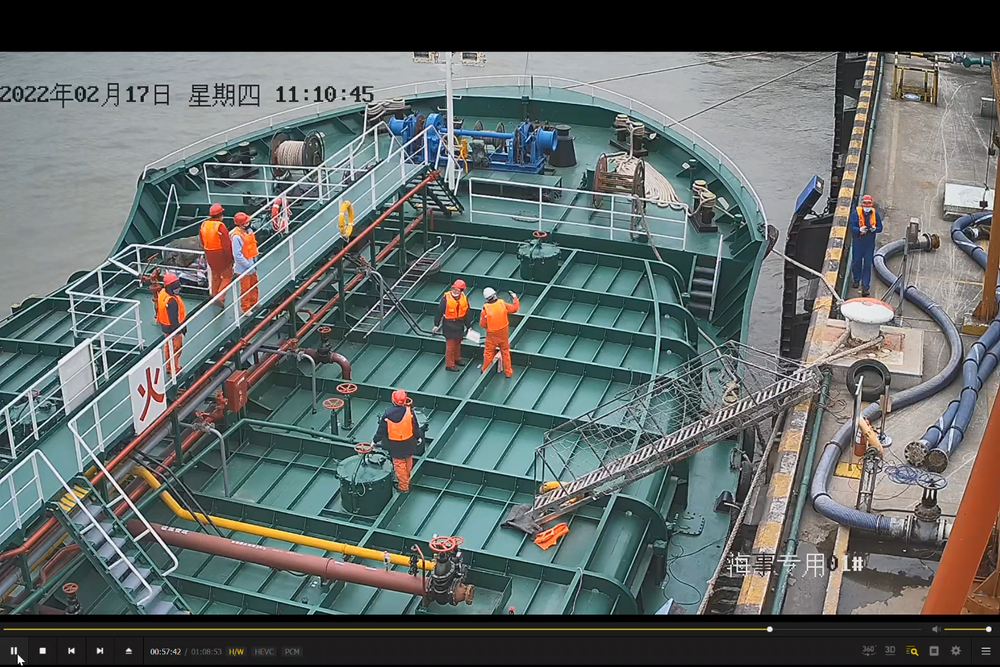
#> input picture img/matou.png, 1000 x 667 px, shrunk from 1413 x 942 before the run
$ python operation.py
#> lines starting #> are read from the running program, lines starting #| are printed output that depends on the picture
import numpy as np
import cv2


def imgAdd():
    img1 = cv2.imread("img/matou.png")
#> img1 is the input picture: shape (667, 1000, 3); mean B, G, R 102.7, 104.3, 96.6
    img2 = cv2.imread("img/matou.png")
    imgAdd = img1 + img2
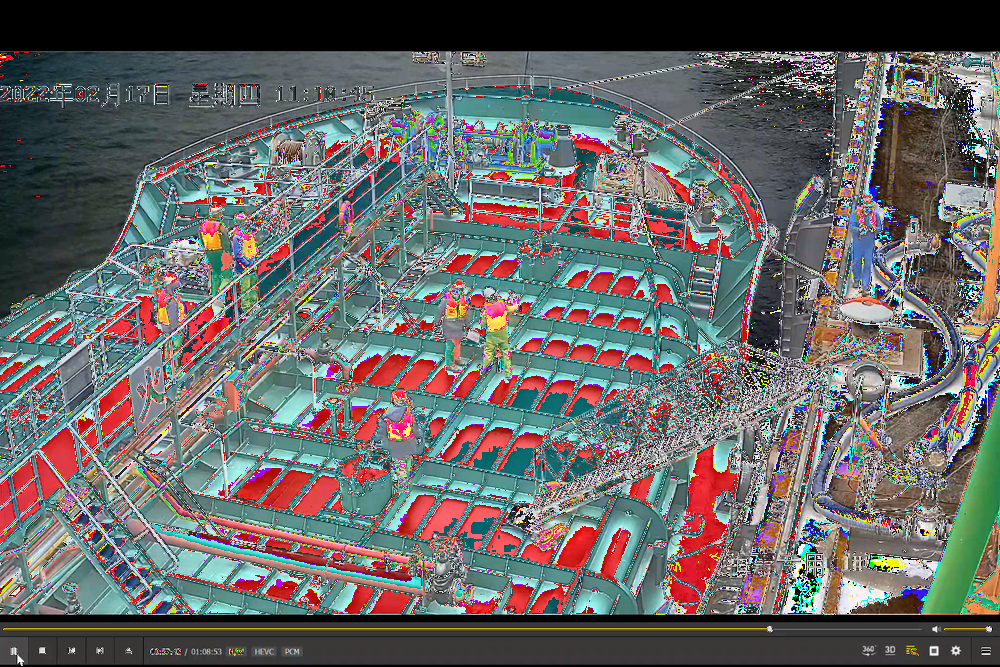
#> imgAdd: shape (667, 1000, 3); mean B, G, R 102, 103, 103.7
    cv2.imshow("add", imgAdd)
    imgCVAdd = cv2.add(img1, img2)
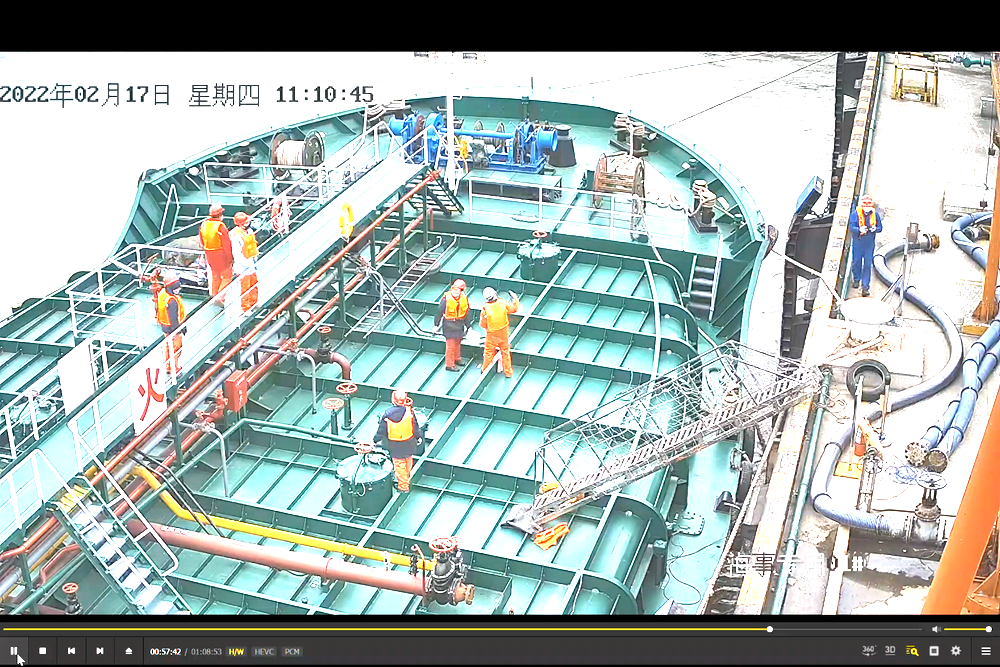
#> imgCVAdd: shape (667, 1000, 3); mean B, G, R 173.7, 176.8, 164.1
    cv2.imshow("cvadd", imgCVAdd)
    imgWeighted = cv2.addWeighted(img1, 0.5, img2, 1, 0)
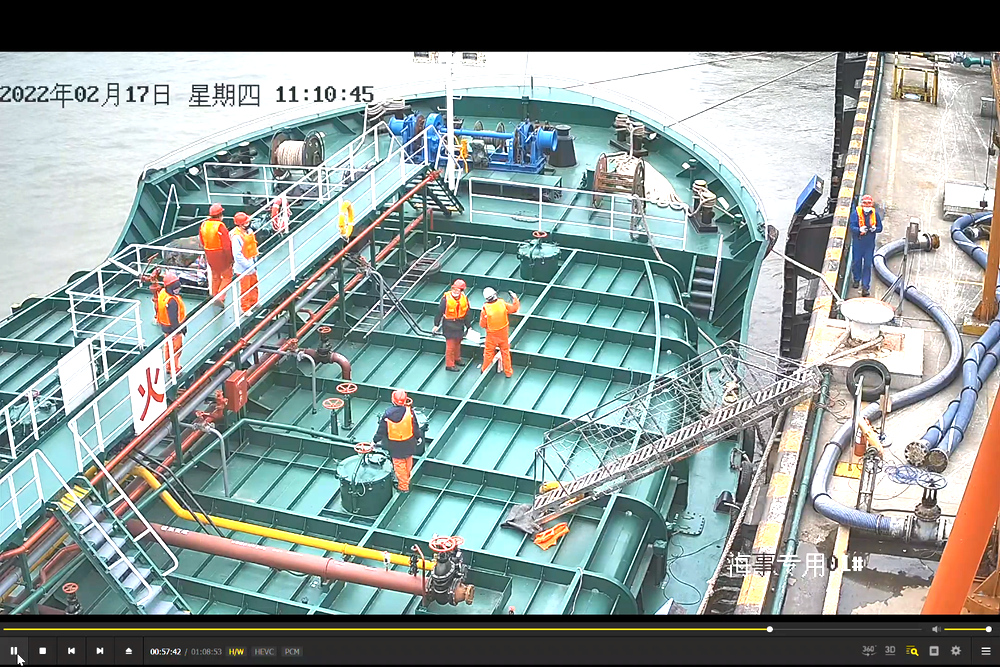
#> imgWeighted: shape (667, 1000, 3); mean B, G, R 148.8, 151.4, 139
    cv2.imshow("addWeighteds", imgWeighted)
    cv2.waitKey()
    cv2.destroyWindow()


if __name__ == '__main__':
    imgAdd()
